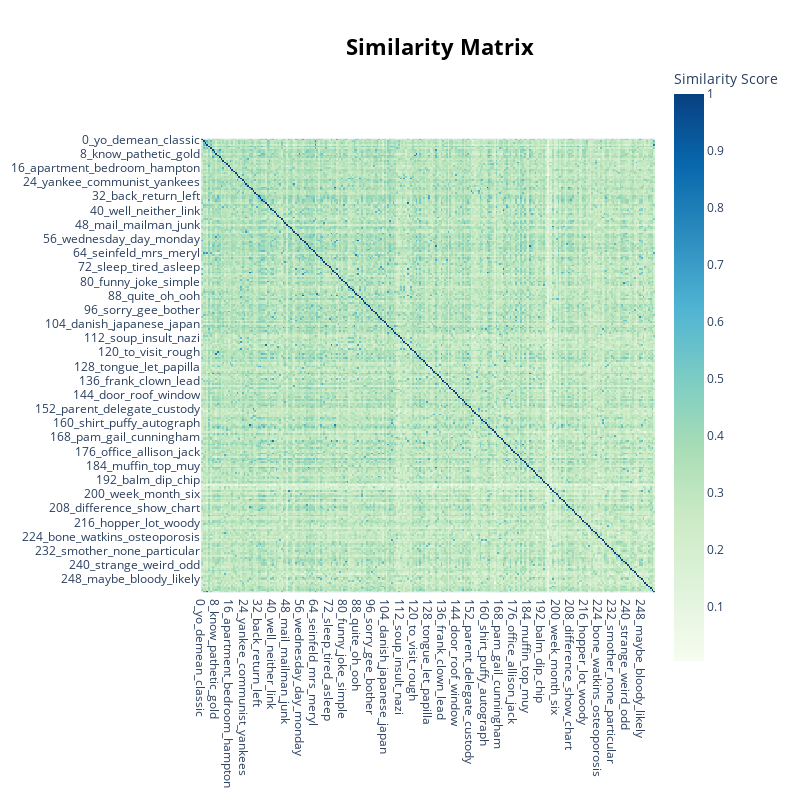

The code cell stored with this chart in its notebook:
### Code cell
heatmap = model.visualize_heatmap()
heatmap.show()

### Figure 1 — Plotly figure (JSON) as saved in the notebook; plotly's stock layout.template omitted (floating-point values rounded to 4 significant figures; data arrays with more than 128 entries replaced by an {"elided": "..."} marker saying what was removed)
{"data": [{"coloraxis": "coloraxis", "hovertemplate": "x: %{x}<br>y: %{y}<br>Similarity Score: %{z}<extra></extra>", "name": "0", "type": "heatmap", "x": {"elided": "256 str values"}, "xaxis": "x", "y": {"elided": "256 str values"}, "yaxis": "y", "z": {"elided": "256x256 float values"}}], "layout": {"coloraxis": {"colorbar": {"title": {"text": "Similarity Score"}}, "colorscale": [[0, "rgb(247,252,240)"], [0.125, "rgb(224,243,219)"], [0.25, "rgb(204,235,197)"], [0.375, "rgb(168,221,181)"], [0.5, "rgb(123,204,196)"], [0.625, "rgb(78,179,211)"], [0.75, "rgb(43,140,190)"], [0.875, "rgb(8,104,172)"], [1, "rgb(8,64,129)"]]}, "height": 800, "hoverlabel": {"bgcolor": "white", "font": {"family": "Rockwell", "size": 16}}, "legend": {"title": {"text": "Trend"}}, "margin": {"t": 60}, "showlegend": true, "title": {"font": {"color": "Black", "size": 22}, "text": "<b>Similarity Matrix</b>", "x": 0.55, "xanchor": "center", "y": 0.95, "yanchor": "top"}, "width": 800, "xaxis": {"anchor": "y", "constrain": "domain", "domain": [0, 1], "scaleanchor": "y"}, "yaxis": {"anchor": "x", "autorange": "reversed", "constrain": "domain", "domain": [0, 1]}}}
